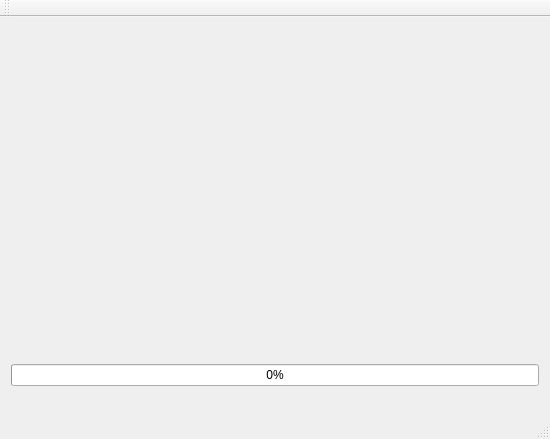
<?xml version="1.0" encoding="UTF-8"?>
<ui version="4.0">
 <class>MainWindow</class>
 <widget class="QMainWindow" name="MainWindow">
  <property name="geometry">
   <rect>
    <x>0</x>
    <y>0</y>
    <width>550</width>
    <height>439</height>
   </rect>
  </property>
  <property name="windowTitle">
   <string>packtexture // mueslee 2018</string>
  </property>
  <widget class="QWidget" name="centralWidget">
   <layout class="QVBoxLayout" name="verticalLayout">
    <item>
     <widget class="TextureLabel" name="textureLabel_">
      <property name="text">
       <string/>
      </property>
     </widget>
    </item>
    <item>
     <widget class="QProgressBar" name="progressBar_">
      <property name="value">
       <number>0</number>
      </property>
     </widget>
    </item>
    <item>
     <widget class="QLabel" name="info_">
      <property name="sizePolicy">
       <sizepolicy hsizetype="Preferred" vsizetype="Maximum">
        <horstretch>0</horstretch>
        <verstretch>0</verstretch>
       </sizepolicy>
      </property>
      <property name="text">
       <string/>
      </property>
     </widget>
    </item>
   </layout>
  </widget>
  <widget class="QMenuBar" name="menuBar_">
   <property name="geometry">
    <rect>
     <x>0</x>
     <y>0</y>
     <width>550</width>
     <height>20</height>
    </rect>
   </property>
  </widget>
  <widget class="QToolBar" name="mainToolBar_">
   <attribute name="toolBarArea">
    <enum>TopToolBarArea</enum>
   </attribute>
   <attribute name="toolBarBreak">
    <bool>false</bool>
   </attribute>
  </widget>
  <widget class="QStatusBar" name="statusBar_"/>
 </widget>
 <layoutdefault spacing="6" margin="11"/>
 <customwidgets>
  <customwidget>
   <class>TextureLabel</class>
   <extends>QLabel</extends>
   <header>texturelabel.h</header>
  </customwidget>
 </customwidgets>
 <resources/>
 <connections/>
</ui>
